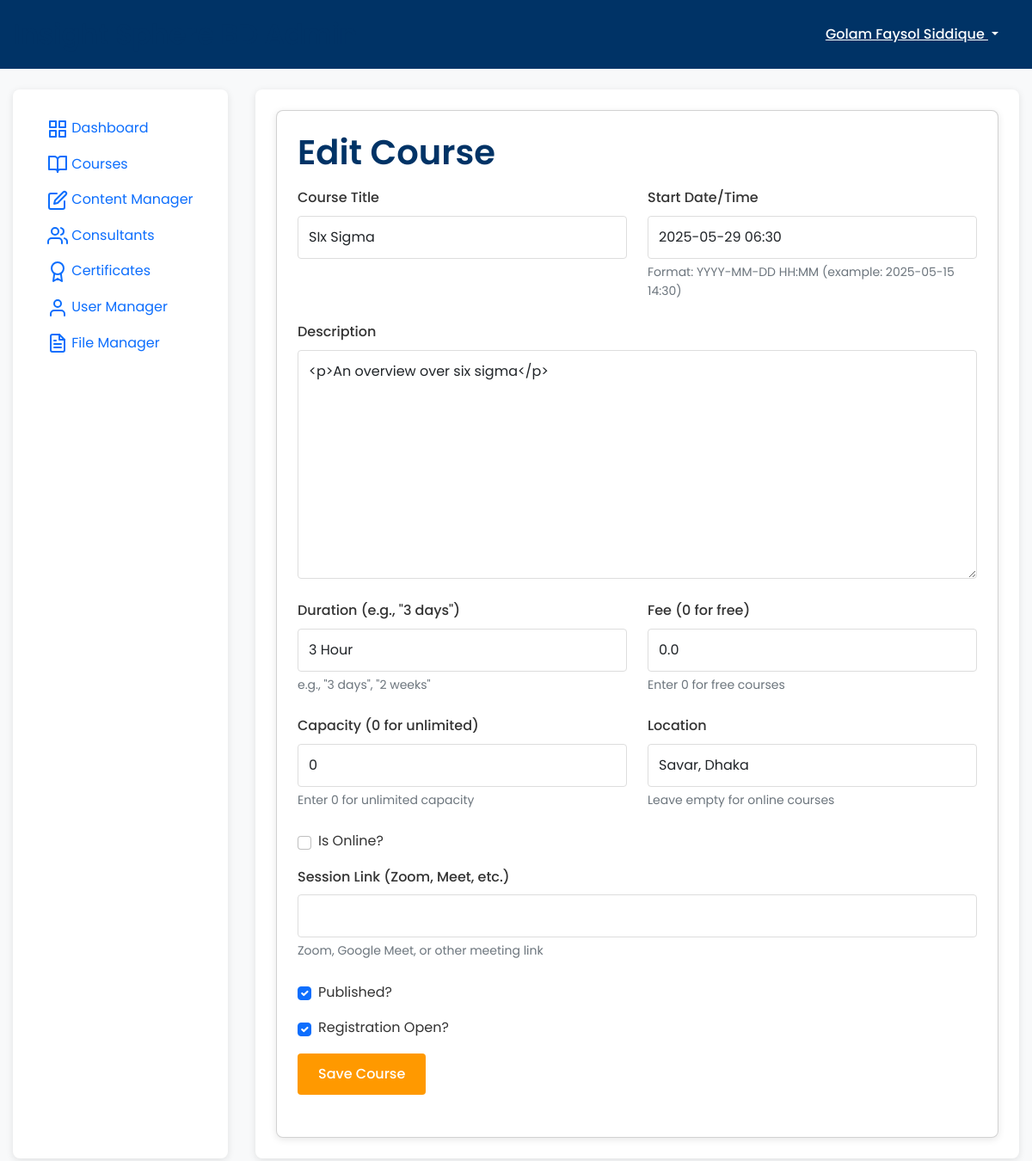
The page /admin/courses/edit/2 (signed in) on the database its author committed.
### models.py (models this page shows, shortened)
class User(UserMixin, db.Model):
    id = db.Column(db.Integer, primary_key=True)
    username = db.Column(db.String(64), unique=True, nullable=False)
    email = db.Column(db.String(120), unique=True, nullable=False)
    password_hash = db.Column(db.String(256))
    full_name = db.Column(db.String(100))
    phone = db.Column(db.String(20))
    role = db.Column(db.String(20), default='user')  # user, admin, super_admin, consultant
    created_at = db.Column(db.DateTime, default=datetime.utcnow)
    courses = db.relationship('Course', secondary=registrations,
                             backref=db.backref('participants', lazy='dynamic'))
    payments = db.relationship('Payment', backref='user', lazy=True)
    certificates = db.relationship('Certificate', backref='user', lazy=True)
    is_consultant = db.Column(db.Boolean, default=False)
    bio = db.Column(db.Text)
    position = db.Column(db.String(100))
    photo_url = db.Column(db.String(255))
    photo_filename = db.Column(db.String(255), nullable=True)
    cv_filename = db.Column(db.String(255), nullable=True)
    def is_admin(self):
        return self.role in ['admin', 'super_admin']
    def is_super_admin(self):
        return self.role == 'super_admin'
    @property
    def is_authenticated(self):
        return True

class Course(db.Model):
    id = db.Column(db.Integer, primary_key=True)
    title = db.Column(db.String(100), nullable=False)
    description = db.Column(db.Text)
    date = db.Column(db.DateTime)
    duration = db.Column(db.String(50))  # e.g., "3 days", "2 weeks"
    fee = db.Column(db.Float, default=0.0)
    capacity = db.Column(db.Integer)
    location = db.Column(db.String(100))
    is_online = db.Column(db.Boolean, default=True)
    session_link = db.Column(db.String(255))  # Zoom, Google Meet, etc.
    is_published = db.Column(db.Boolean, default=False)
    created_at = db.Column(db.DateTime, default=datetime.utcnow)
    registration_open = db.Column(db.Boolean, default=True)
    payment_methods = db.Column(db.String(255), default='stripe,sslcommerz,manual')  # Comma-separated list of payment methods
    allow_bkash = db.Column(db.Boolean, default=True)  # via SSLCommerz
    allow_nagad = db.Column(db.Boolean, default=True)  # via SSLCommerz
    allow_rocket = db.Column(db.Boolean, default=True)  # via SSLCommerz
    allow_cards = db.Column(db.Boolean, default=True)  # via Stripe or SSLCommerz
    creator_id = db.Column(db.Integer, db.ForeignKey('user.id'))
    creator = db.relationship('User', foreign_keys=[creator_id])
    videos = db.relationship('CourseVideo', backref='course', lazy=True)
    materials = db.relationship('CourseMaterial', backref='course', lazy=True)

### routes/admin.py (the view)
    def decorated_function(*args, **kwargs):
        if not current_user.is_authenticated or not current_user.is_admin():
            abort(403)
        return f(*args, **kwargs)

### app.py (called while the page is built)
@login_manager.user_loader
def load_user(user_id):
    from models import User
    return User.query.get(int(user_id))

@app.context_processor
def inject_config():
    from datetime import datetime
    return {'config': app.config, 'now': datetime.utcnow()}

### routes/admin.py (called while the page is built, shortened)
def admin_required(f):
    def decorated_function(*args, **kwargs):
        if not current_user.is_authenticated or not current_user.is_admin():
            abort(403)
        return f(*args, **kwargs)
    decorated_function.__name__ = f.__name__
    return login_required(decorated_function)

@admin_bp.route('/courses/edit/<int:course_id>', methods=['GET', 'POST'])
@admin_required
def course_edit(course_id):
    course = Course.query.get_or_404(course_id)
    form = CourseForm(obj=course)
    return render_template('admin/course_form.html',
                         title='Edit Course',
                         form=form,
                         course=course)

### templates/admin/course_form.html (shortened to what this page needs)
{% extends "admin/layout.html" %}
{% block content %}
<div class="card">
    <div class="card-content">
        <h1>{{ 'Edit' if course else 'Add' }} Course</h1>
        <form method="post" action="" novalidate>
            <div class="row">
                <div class="col-md-6">
                    <div class="form-group">
                        {{ form.title.label(class="form-label") }}
                        {{ form.title(class="form-control") }}
                    </div>
                </div>
                <div class="col-md-6">
                    <div class="form-group">
                        {{ form.date.label(class="form-label") }}
                        {{ form.date(class="form-control") }}
                        <small class="form-text text-muted">Format: YYYY-MM-DD HH:MM (example: 2025-05-15 14:30)</small>
                    </div>
                </div>
            </div>
            <div class="form-group">
                {{ form.description.label(class="form-label") }}
                {{ form.description(class="form-control editor", rows=10) }}
            </div>
            <div class="row">
                <div class="col-md-6">
                    <div class="form-group">
                        {{ form.duration.label(class="form-label") }}
                        {{ form.duration(class="form-control") }}
                        <small class="form-text text-muted">e.g., "3 days", "2 weeks"</small>
                    </div>
                </div>
                <div class="col-md-6">
                    <div class="form-group">
                        {{ form.fee.label(class="form-label") }}
                        {{ form.fee(class="form-control") }}
                        <small class="form-text text-muted">Enter 0 for free courses</small>
                    </div>
                </div>
            </div>
            <div class="row">
                <div class="col-md-6">
                    <div class="form-group">
                        {{ form.capacity.label(class="form-label") }}
                        {{ form.capacity(class="form-control") }}
                        <small class="form-text text-muted">Enter 0 for unlimited capacity</small>
                    </div>
                </div>
                <div class="col-md-6">
                    <div class="form-group">
                        {{ form.location.label(class="form-label") }}
                        {{ form.location(class="form-control") }}
                        <small class="form-text text-muted">Leave empty for online courses</small>
                    </div>
                </div>
            </div>
            <div class="form-check mb-3">
                {{ form.is_online(class="form-check-input") }}
                {{ form.is_online.label(class="form-check-label") }}
            </div>
            <div class="form-group" id="sessionLinkGroup">
                {{ form.session_link.label(class="form-label") }}
                {{ form.session_link(class="form-control") }}
                <small class="form-text text-muted">Zoom, Google Meet, or other meeting link</small>
            </div>
            <div class="form-check mb-3">
                {{ form.is_published(class="form-check-input") }}
                {{ form.is_published.label(class="form-check-label") }}
            </div>
            <div class="form-check mb-3">
                {{ form.registration_open(class="form-check-input") }}
                {{ form.registration_open.label(class="form-check-label") }}
            </div>
            <div class="form-group">
                {{ form.submit(class="btn btn-primary") }}
                <a href="{{ url_for('admin.course_manager') }}" class="btn btn-secondary">Cancel</a>
            </div>
        </form>
    </div>
</div>
{% endblock %}

### templates/admin/layout.html (shortened to what this page needs)
<!DOCTYPE html>
<html lang="en">
<head>
    <link rel="stylesheet" href="https://cdn.jsdelivr.net/npm/bootstrap@5.2.3/dist/css/bootstrap.min.css">
    <link rel="stylesheet" href="https://cdn.jsdelivr.net/npm/feather-icons/dist/feather.min.css">
    <link rel="stylesheet" href="{{ url_for('static', filename='css/main.css') }}">
</head>
<body>
    <header class="admin-header">
        <div class="admin-container">
            <div class="d-flex justify-content-between align-items-center">
                <div class="d-flex align-items-center">
                    <h2 class="m-0">Insight Sphere BD Admin</h2>
                </div>
                <div class="d-flex align-items-center">
                    <div class="dropdown">
                        <button class="btn btn-link text-white dropdown-toggle" type="button" id="userDropdown" data-bs-toggle="dropdown" aria-expanded="false">
                            {{ current_user.full_name or current_user.username }}
                        </button>
                    </div>
                </div>
            </div>
        </div>
    </header>
    <div class="admin-container my-4">
        <div class="admin-layout">
            <div class="admin-sidebar">
                <nav>
                    <ul class="nav flex-column">
                        <li class="nav-item">
                            <a class="nav-link {% if request.path == url_for('admin.dashboard') %}active{% endif %}" href="{{ url_for('admin.dashboard') }}">
                                <i data-feather="grid"></i> Dashboard
                            </a>
                        </li>
                        <li class="nav-item">
                            <a class="nav-link {% if 'course' in request.path %}active{% endif %}" href="{{ url_for('admin.course_manager') }}">
                                <i data-feather="book-open"></i> Courses
                            </a>
                        </li>
                        <li class="nav-item">
                            <a class="nav-link {% if 'content' in request.path %}active{% endif %}" href="{{ url_for('admin.content_editor') }}">
                                <i data-feather="edit"></i> Content Manager
                            </a>
                        </li>
                        <li class="nav-item">
                            <a class="nav-link {% if 'consultant' in request.path %}active{% endif %}" href="{{ url_for('admin.consultant_manager') }}">
                                <i data-feather="users"></i> Consultants
                            </a>
                        </li>
                        <li class="nav-item">
                            <a class="nav-link {% if 'certificate' in request.path %}active{% endif %}" href="{{ url_for('admin.certificate_templates') }}">
                                <i data-feather="award"></i> Certificates
                            </a>
                        </li>
                        {% if current_user.is_super_admin() %}
                            <li class="nav-item">
                                <a class="nav-link {% if 'users' in request.path %}active{% endif %}" href="{{ url_for('admin.user_manager') }}">
                                    <i data-feather="user"></i> User Manager
                                </a>
                            </li>
                            <li class="nav-item">
                                <a class="nav-link {% if 'file-manager' in request.path or 'file-edit' in request.path %}active{% endif %}" href="{{ url_for('admin.file_manager') }}">
                                    <i data-feather="file-text"></i> File Manager
                                </a>
                            </li>
                        {% endif %}
                    </ul>
                </nav>
            </div>
            <div class="admin-content">
                {% block content %}{% endblock %}
            </div>
        </div>
    </div>
</body>
</html>

### static/css/main.css (style rules this page uses)
:root { --primary-color: #0066cc; --secondary-color: #003366; --accent-color: #ff9900; --text-color: #333333; --light-color: #f8f9fa; --light-gray: #f0f0f0; --medium-gray: #dddddd; --dark-gray: #666666; --font-family: 'Poppins', 'Roboto', sans-serif; }
body { font-family: var(--font-family); color: var(--text-color); line-height: 1.6; margin: 0; padding: 0; background-color: var(--light-color); }
a { color: var(--primary-color); text-decoration: none; }
h1, h2, h3, h4, h5, h6 { font-weight: 600; margin-top: 0; margin-bottom: 1rem; color: var(--secondary-color); }
.btn { display: inline-block; font-weight: 500; padding: 0.75rem 1.5rem; border-radius: 4px; border: none; cursor: pointer; transition: all 0.2s ease; text-align: center; }
.btn-primary { background-color: var(--accent-color); color: white; }
.btn-secondary { background-color: transparent; border: 1px solid white; color: white; }
.card { background-color: white; border-radius: 8px; box-shadow: 0 2px 8px rgba(0, 0, 0, 0.1); overflow: hidden; transition: transform 0.3s ease, box-shadow 0.3s ease; }
.card-content { padding: 1.5rem; }
.form-group { margin-bottom: 1.5rem; }
.form-label { display: block; margin-bottom: 0.5rem; font-weight: 500; }
.form-control { display: block; width: 100%; padding: 0.75rem; font-size: 1rem; border: 1px solid var(--medium-gray); border-radius: 4px; background-color: white; }
.form-check { display: flex; align-items: center; margin-bottom: 0.75rem; }
.form-check-input { margin-right: 0.5rem; }
.form-text { display: block; margin-top: 0.25rem; font-size: 0.875rem; color: var(--dark-gray); }
.admin-header { background-color: var(--secondary-color); color: white; padding: 1rem 0; }
.admin-container { max-width: 1400px; margin: 0 auto; padding: 0 15px; }
.admin-layout { display: grid; grid-template-columns: 250px 1fr; gap: 2rem; min-height: calc(100vh - 130px); }
.admin-sidebar { background-color: white; padding: 1.5rem; border-radius: 8px; box-shadow: 0 2px 8px rgba(0, 0, 0, 0.1); }
.admin-content { padding: 1.5rem; background-color: white; border-radius: 8px; box-shadow: 0 2px 8px rgba(0, 0, 0, 0.1); }

### rows shown on the page
User: full_name "Golam Faysol Siddique"
Course: title "SIx Sigma", date "2025-05-29 06:30", description "<p>An overview over six sigma</p>", duration "3 Hour", fee "0.0", capacity "0", location "Savar, Dhaka", is_published "☑", registration_open "☑"

### other values the page prints
{{ 'Edit' if course else 'Add' }} "Edit"
